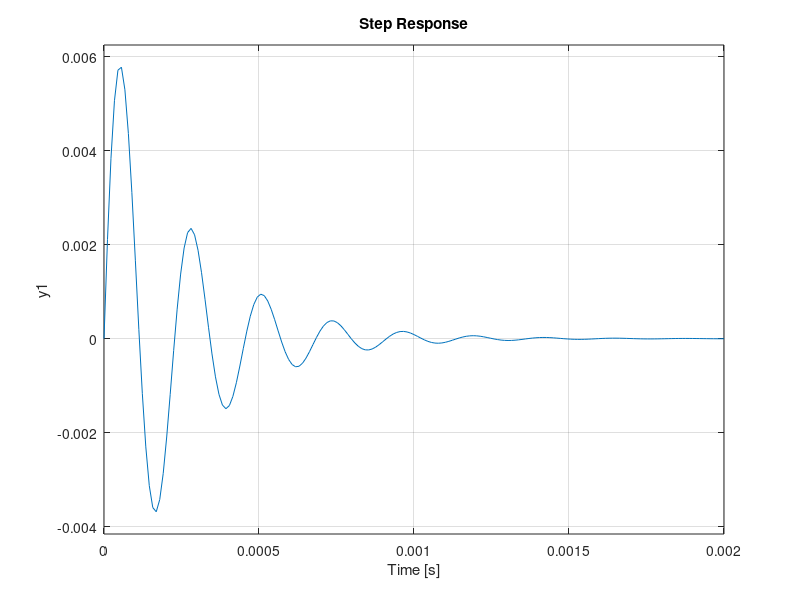

This figure's MATLAB source:

% F 2140 40 mm, Precious Metal Brushes CLL, 4 Watt

Ra = 40;
La = 5.02*10^-3;
Jm = 24.5*10^-7;
Bm = 0.0;
Kt = 55.2*10^-3;
Ke = 173;

Kp = 1;
Ki = 10;

ts = [Jm Bm];
ms = [La*Jm (La*Bm+Ra*Jm) (Kt*Ke+Ra*Bm)];

sys = tf(ts,ms)
step(sys)
